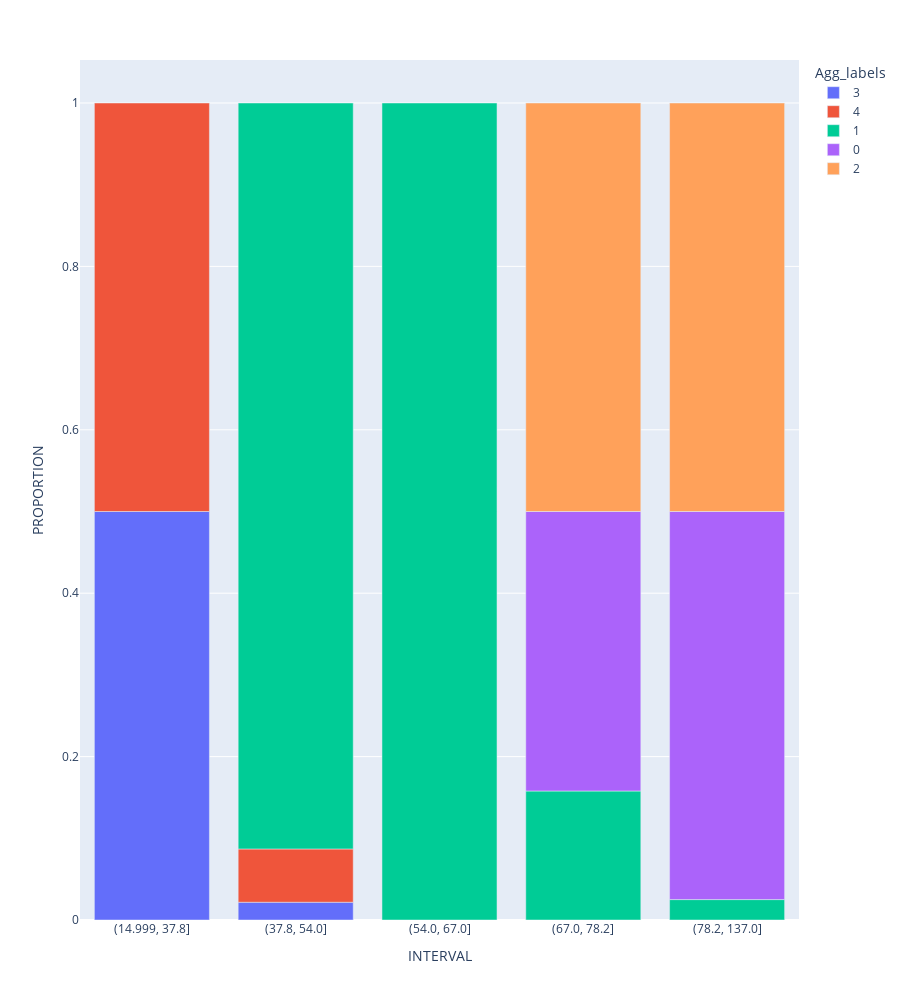

Source (notebook cell):
### Code cell
fig = px.bar(IQ_Agg,
             x ='INTERVAL',
             y='PROPORTION',
             color='Agg_labels',
             barmode='relative',
             height=1000)
fig.show()
fig = px.bar(IQ_Agg_PCA,
             x ='INTERVAL',
             y='PROPORTION',
             color='Agg_labels_PCA',
             barmode='relative',
             height=1000)
fig.show()

### Figure 1 — Plotly figure (JSON) as saved in the notebook; plotly's stock layout.template omitted (floating-point values rounded to 4 significant figures)
{"data": [{"alignmentgroup": "True", "hovertemplate": "Agg_labels=3<br>INTERVAL=%{x}<br>PROPORTION=%{y}<extra></extra>", "legendgroup": "3", "marker": {"color": "#636efa", "pattern": {"shape": ""}}, "name": "3", "offsetgroup": "3", "orientation": "v", "showlegend": true, "textposition": "auto", "type": "bar", "x": ["(14.999, 37.8]", "(37.8, 54.0]"], "xaxis": "x", "y": [0.5, 0.02174], "yaxis": "y"}, {"alignmentgroup": "True", "hovertemplate": "Agg_labels=4<br>INTERVAL=%{x}<br>PROPORTION=%{y}<extra></extra>", "legendgroup": "4", "marker": {"color": "#EF553B", "pattern": {"shape": ""}}, "name": "4", "offsetgroup": "4", "orientation": "v", "showlegend": true, "textposition": "auto", "type": "bar", "x": ["(14.999, 37.8]", "(37.8, 54.0]"], "xaxis": "x", "y": [0.5, 0.06522], "yaxis": "y"}, {"alignmentgroup": "True", "hovertemplate": "Agg_labels=1<br>INTERVAL=%{x}<br>PROPORTION=%{y}<extra></extra>", "legendgroup": "1", "marker": {"color": "#00cc96", "pattern": {"shape": ""}}, "name": "1", "offsetgroup": "1", "orientation": "v", "showlegend": true, "textposition": "auto", "type": "bar", "x": ["(37.8, 54.0]", "(54.0, 67.0]", "(67.0, 78.2]", "(78.2, 137.0]"], "xaxis": "x", "y": [0.913, 1, 0.1579, 0.025], "yaxis": "y"}, {"alignmentgroup": "True", "hovertemplate": "Agg_labels=0<br>INTERVAL=%{x}<br>PROPORTION=%{y}<extra></extra>", "legendgroup": "0", "marker": {"color": "#ab63fa", "pattern": {"shape": ""}}, "name": "0", "offsetgroup": "0", "orientation": "v", "showlegend": true, "textposition": "auto", "type": "bar", "x": ["(67.0, 78.2]", "(78.2, 137.0]"], "xaxis": "x", "y": [0.3421, 0.475], "yaxis": "y"}, {"alignmentgroup": "True", "hovertemplate": "Agg_labels=2<br>INTERVAL=%{x}<br>PROPORTION=%{y}<extra></extra>", "legendgroup": "2", "marker": {"color": "#FFA15A", "pattern": {"shape": ""}}, "name": "2", "offsetgroup": "2", "orientation": "v", "showlegend": true, "textposition": "auto", "type": "bar", "x": ["(67.0, 78.2]", "(78.2, 137.0]"], "xaxis": "x", "y": [0.5, 0.5], "yaxis": "y"}], "layout": {"barmode": "relative", "height": 1000, "legend": {"title": {"text": "Agg_labels"}, "tracegroupgap": 0}, "margin": {"t": 60}, "xaxis": {"anchor": "y", "domain": [0, 1], "title": {"text": "INTERVAL"}}, "yaxis": {"anchor": "x", "domain": [0, 1], "title": {"text": "PROPORTION"}}}}
